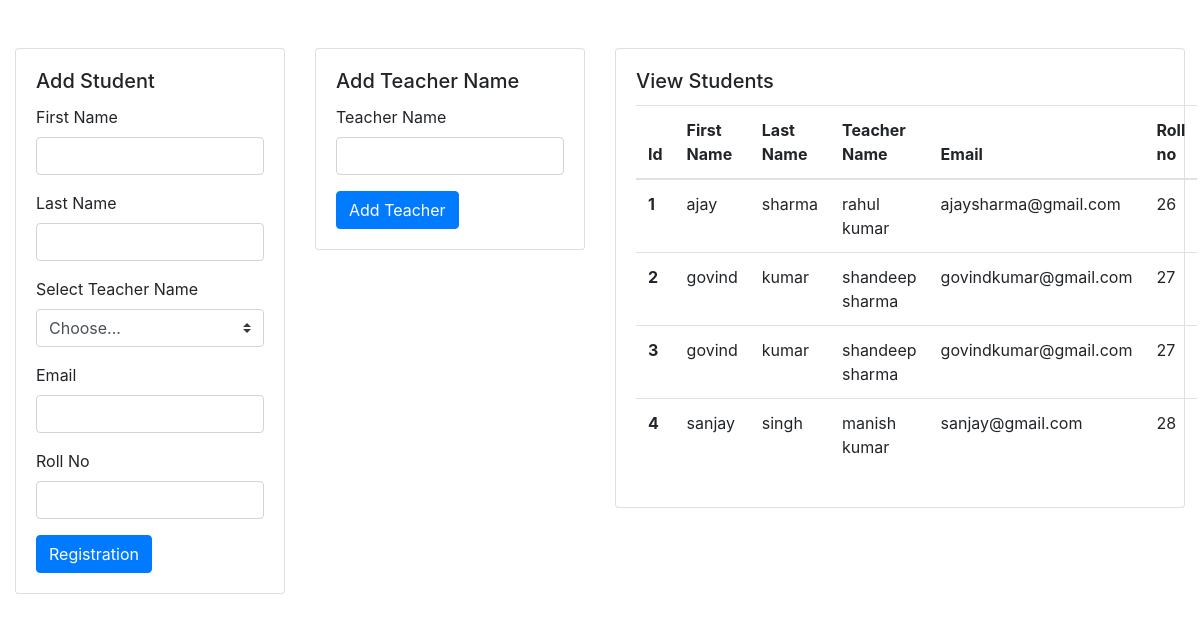
The page / on the database its author committed.
### app/models.py (models this page shows, shortened)
class Student_Registration(models.Model):
    first_name=models.CharField(max_length=20)
    last_name=models.CharField(max_length=20)
    email=models.CharField(max_length=20)
    roll_no=models.CharField(max_length=20)
    teacher = models.ForeignKey(Teacher, on_delete=models.CASCADE)

class Teacher(models.Model):
    teacher_name=models.CharField(max_length=20)

### app/views.py (the view)
# urls.py: path('' , Student_Views , name='view'),
def Student_Views(request):
    obj=Student_Registration.objects.all()
    obj_t=Teacher.objects.all()
    return render(request , 'home.html' , {'obj':obj ,'obj_t':obj_t})

### templates/home.html (shortened to what this page needs)
<!DOCTYPE html>
<html lang="en">
<head>
    <link rel="stylesheet" href="https://cdn.jsdelivr.net/npm/bootstrap@4.0.0/dist/css/bootstrap.min.css">
</head>
<body>
<div class="container-fluid pt-5">
    <div class="row">
        <div class="col-sm-3">
          <div class="card">
            <div class="card-body">
            <h5 class="card-title">Add Student</h5>
                <form    action="{% url 'Student_Add' %}" method="post">
                    <div class="form-group">
                        <label for="">First Name</label>
                        <input type="text" class="form-control" name="first_name">
                      </div>
                    <div class="form-group">
                        <label for="">Last Name</label>
                        <input type="text" class="form-control" name="last_name">
                      </div>
                      <div class="form-group">
                        <label for="">Select Teacher Name</label>
                        <div class="input-group mb-3">
                            <select class="custom-select" id="" name="select_teacher_name">
                              <option selected>Choose...</option>
                            </select>
                          </div>
                    </div>
                    <div class="form-group">
                      <label for="exampleInputEmail1">Email </label>
                      <input type="email" class="form-control" name="email" >
                    </div>
                    <div class="form-group">
                        <label for="">Roll No</label>
                        <input type="text" class="form-control" name="roll_no">
                      </div>
                    <button type="submit" class="btn btn-primary">Registration</button>
                  </form>
            </div>
          </div>
        </div>
        <div class="col-sm-3">
          <div class="card">
            <div class="card-body">
            <h5 class="card-title">Add Teacher Name</h5>
          <form action="{% url 'Teacher_Add' %}" method="post">
            <div class="row">
                <div class="col">
                    <div class="form-group">
                        <label for="">Teacher Name</label>
                        <input type="text" class="form-control" name="teacher_name">
                      </div>
                </div>
            </div>
            <button type="submit" class="btn btn-primary">Add Teacher</button>
          </form>
            </div>
          </div>
        </div>
        <div class="col-sm-6">
            <div class="card">
              <div class="card-body">
                <h5 class="card-title">View Students</h5>
                <table class="table">
                    <thead>
                      <tr>
                        <th scope="col">Id</th>
                        <th scope="col">First Name</th>
                        <th scope="col">Last Name</th>
                        <th scope="col">Teacher Name</th>
                        <th scope="col">Email</th>
                        <th scope="col">Roll no</th>
                      </tr>
                    </thead>
                    <tbody>
                        {% for i in obj %}
                        <tr>
                        <th scope="row">{{i.id}}</th>
                        <td>{{i.first_name}}</td>
                        <td>{{i.last_name}}</td>
                        <td>{{i.teacher.teacher_name}}</td>
                        <td>{{i.email}}</td>
                        <td>{{i.roll_no}}</td>
                      </tr>
                      {% endfor %}
                    </tbody>
                  </table>
              </div>
            </div>
          </div>
      </div>
</div>
</body>
</html>

### rows shown on the page
Student_Registration: id "1", first_name "ajay", last_name "sharma", teacher.teacher_name "rahul kumar", email "ajaysharma@gmail.com", roll_no "26"
Student_Registration: id "2", first_name "govind", last_name "kumar", teacher.teacher_name "shandeep sharma", email "govindkumar@gmail.com", roll_no "27"
Student_Registration: id "3", first_name "govind", last_name "kumar", teacher.teacher_name "shandeep sharma", email "govindkumar@gmail.com", roll_no "27"
Student_Registration: id "4", first_name "sanjay", last_name "singh", teacher.teacher_name "manish kumar", email "sanjay@gmail.com", roll_no "28"
